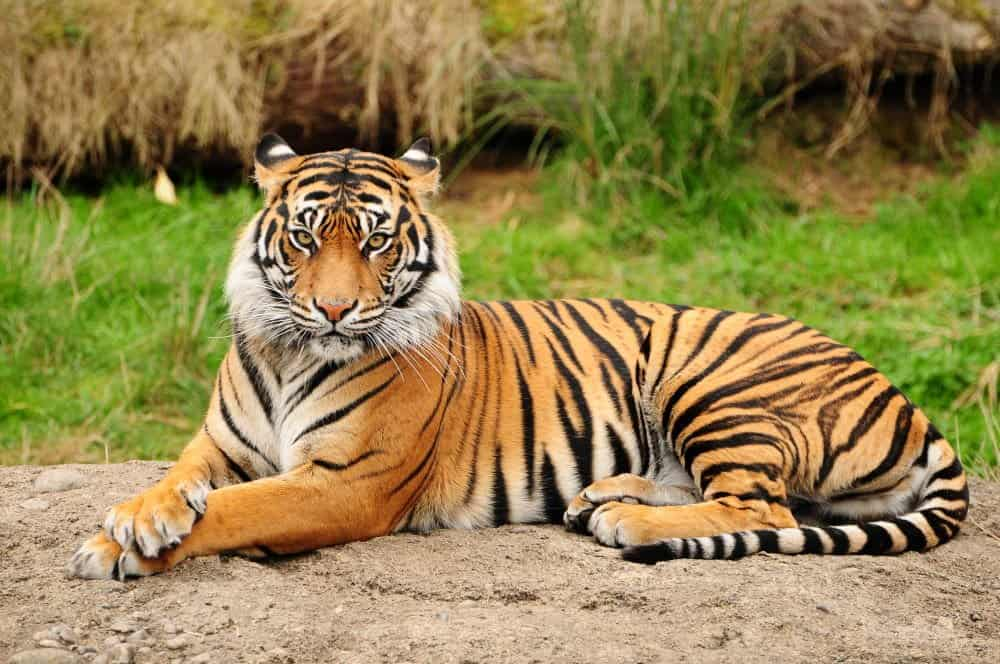
#> input picture content/tiger.jpg, 1000 x 664 px
$ python mean_etc.py
#> lines starting #> are read from the running program, lines starting #| are printed output that depends on the picture
import cv2
import numpy as np
import matplotlib.pyplot as plt

img_color = cv2.imread('./content/tiger.jpg')
#> img_color is the input picture: shape (664, 1000, 3); mean B, G, R 78.1, 131.1, 147.8
img_color = cv2.cvtColor(img_color, cv2.COLOR_BGR2RGB)
img_gray = cv2.cvtColor(img_color, cv2.COLOR_RGB2GRAY)
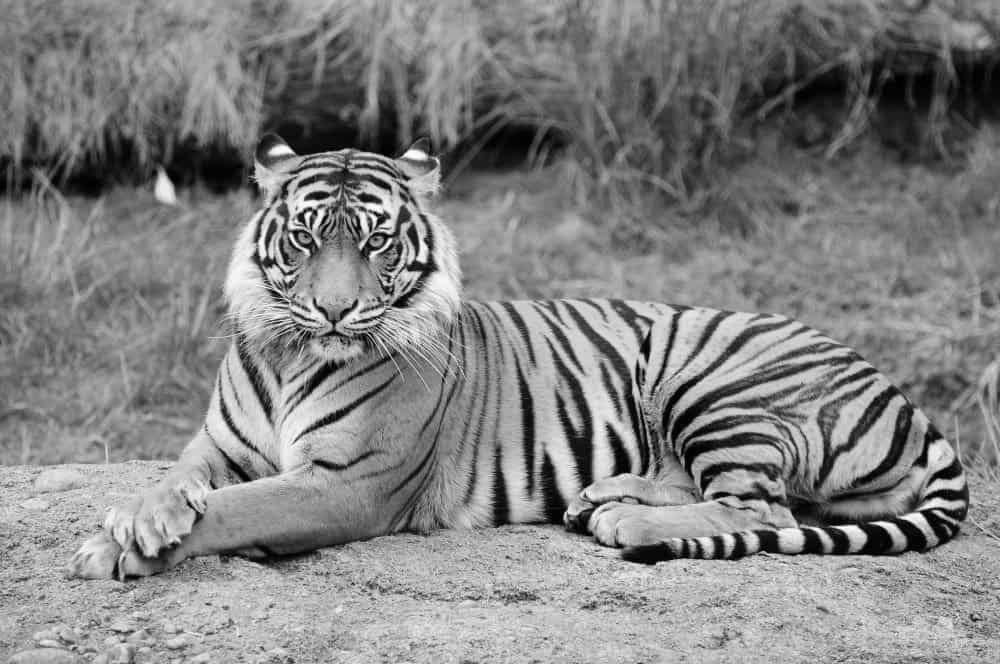
#> img_gray: shape (664, 1000); min 0, max 254, mean 130.1

cropped_img = img_gray[0:200, 0:200]
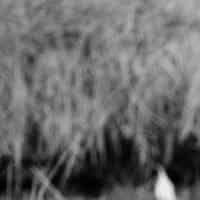
#> cropped_img: shape (200, 200); min 0, max 238, mean 104.5
mean_val = np.mean(cropped_img)
#> mean_val = 104.5
std_val = np.std(cropped_img)
#> std_val = 43.78
size = 200
block = 20

image1 = np.zeros((size, size))
for i in range(0, size, block):
    for j in range(0, size, block):
        if (i//block + j//block) % 2 == 0:
            image1[i:i+block, j:j+block] = 255

block2 = 10
image2 = np.zeros((size, size))
for i in range(0, size, block2):
    for j in range(0, size, block2):
        if (i//block2 + j//block2) % 2 == 0:
            image2[i:i+block2, j:j+block2] = 255

corr = np.corrcoef(image1.flatten(), image2.flatten())[0,1]
plt.figure(figsize=(10,10))
# Original Image
plt.subplot(3,2,1)
plt.imshow(img_color)
plt.title("Original Image")
plt.axis('on')

# Gray Image
plt.subplot(3,2,2)
plt.imshow(img_gray, cmap='gray')
plt.title("Gray Image")
plt.axis('on')

# Cropped Image
plt.subplot(3,2,3)
plt.imshow(cropped_img, cmap='gray')
plt.title("Cropped Image")
plt.axis('on')

# Image1
plt.subplot(3,2,5)
plt.imshow(image1, cmap='gray')
plt.title("Image1")
plt.axis('on')

# Image2
plt.subplot(3,2,6)
plt.imshow(image2, cmap='gray')
plt.title("Image2")
plt.axis('on')
plt.tight_layout()
plt.show()
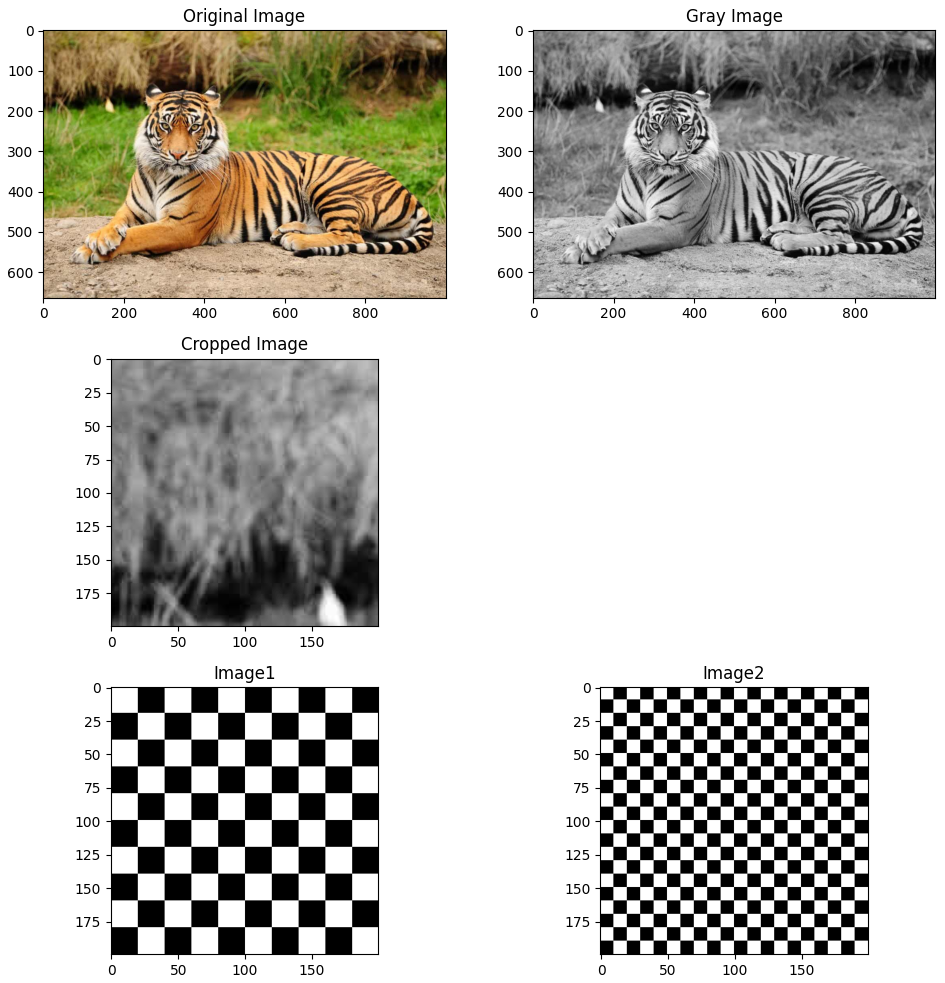
#> figure drawn by matplotlib, 5 panels

# Print Mean, Std, Correlation
print("Mean (m):", round(mean_val,4))
#| Mean (m): 104.4932
print("Standard Deviation (s):", round(std_val,4))
#| Standard Deviation (s): 43.7772
print("Correlation Coefficient (r):", round(corr,4))

$ run again, with content/fox.jpg copied over content/tiger.jpg
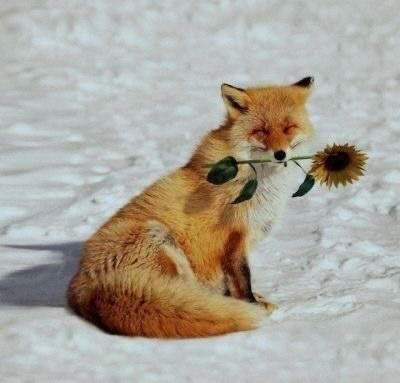
#> input picture content/fox.jpg, 400 x 383 px
#> img_color is the input picture: shape (383, 400, 3); mean B, G, R 157.2, 167.5, 172
#> `img_gray = cv2.cvtColor(img_color, cv2.COLOR_RGB2GRAY)`:
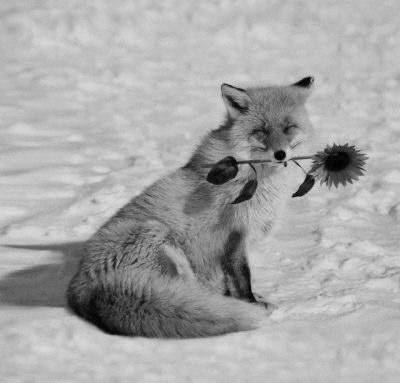
#> img_gray: shape (383, 400); min 0, max 226, mean 167.7
#> `cropped_img = img_gray[0:200, 0:200]`:
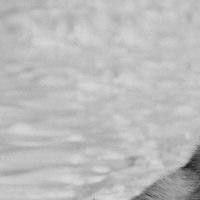
#> cropped_img: shape (200, 200); min 34, max 218, mean 188.2
#> mean_val = 188.2
#> std_val = 17.32
#| Mean (m): 188.2474
#| Standard Deviation (s): 17.3226

$ run again, with content/landscape.jpg copied over content/tiger.jpg
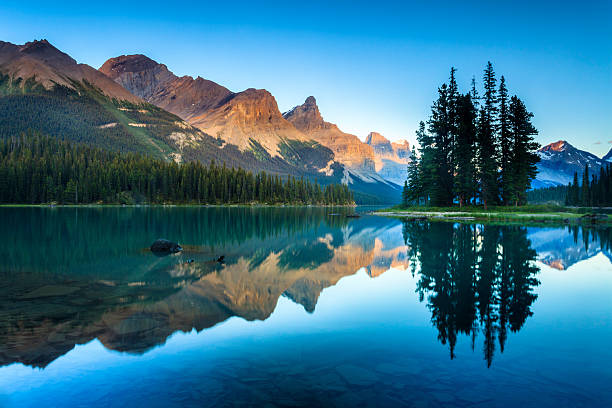
#> input picture content/landscape.jpg, 612 x 408 px
#> img_color is the input picture: shape (408, 612, 3); mean B, G, R 137.1, 112.6, 54.6
#> `img_gray = cv2.cvtColor(img_color, cv2.COLOR_RGB2GRAY)`:
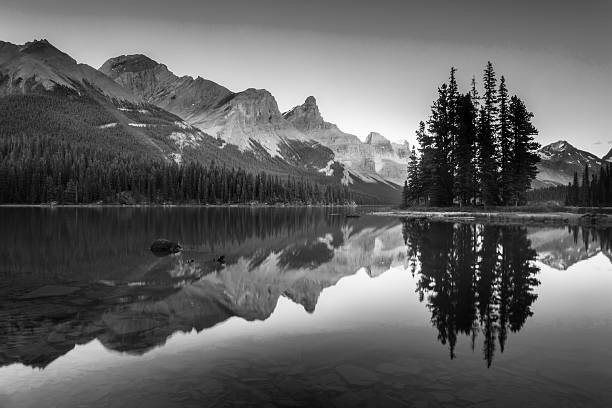
#> img_gray: shape (408, 612); min 0, max 255, mean 98
#> `cropped_img = img_gray[0:200, 0:200]`:
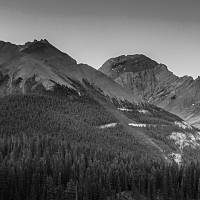
#> cropped_img: shape (200, 200); min 1, max 247, mean 90.7
#> mean_val = 90.68
#> std_val = 50.14
#| Mean (m): 90.6807
#| Standard Deviation (s): 50.1431
